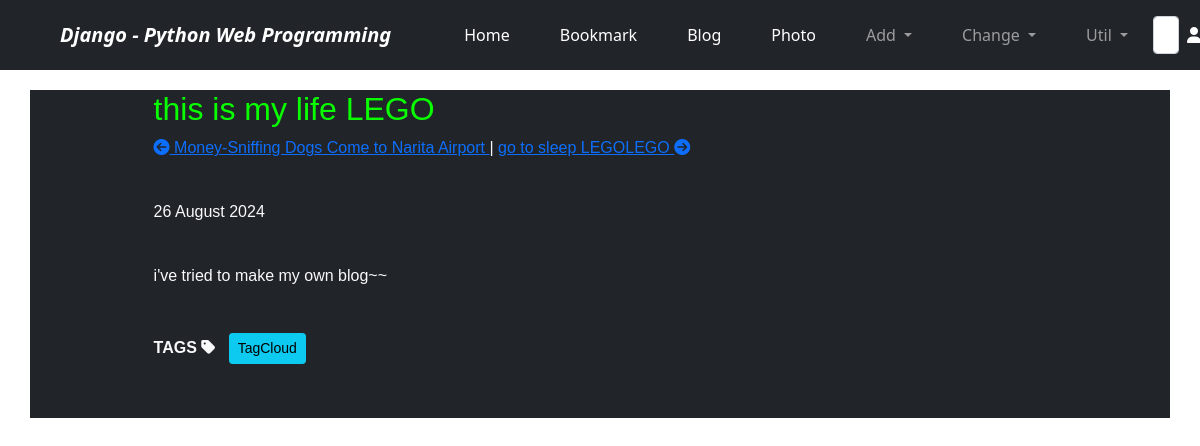
/blog/post/this-is-my-life-lego/, run on the app's committed database.
### blog/models.py (models this page shows, shortened)
class Post(models.Model):
    title = models.CharField('TITLE', max_length=50)
    slug = models.SlugField('SLUG', unique=True, allow_unicode=True, help_text='one word for title alias.')
    description = models.CharField('DESCRIPTION', max_length=100, blank=True, help_text='simple description text.')
    content = models.TextField('CONTENT')
    create_dt = models.DateTimeField('CREATE DATE', auto_now_add=True)
    modify_dt = models.DateTimeField('MODIFY DATE', auto_now=True)
    owner = models.ForeignKey(User, on_delete=models.CASCADE, null=True, blank=True, verbose_name='OWNER')
    tags = TaggableManager(blank=True)
    class Meta:
        verbose_name = 'post'
        verbose_name_plural = 'posts'
        db_table = 'blog_posts'
        ordering = ('-modify_dt',)
    def __str__(self):
        return self.title
    def get_absolute_url(self):
        return reverse('blog:post_detail', args=(self.slug,))
    def get_previous(self):
        return self.get_previous_by_modify_dt()
    def get_next(self):
        return self.get_next_by_modify_dt()

### blog/views.py (the view)
# urls.py: re_path(r'^post/(?P<slug>[-\w]+)/$', PostDV.as_view(), name='post_detail'),
class PostDV(DetailView):
    model = Post
    def get_context_data(self, **kwargs):
        context = super().get_context_data(**kwargs)
        context['disqus_short'] = f"{settings.DISQUS_SHORTNAME}"
        context['disqus_id'] = f"post-{self.object.id}-{self.object.slug}"
        context['disqus_url'] = f"{settings.DISQUS_MY_DOMAIN}{self.object.get_absolute_url()}"
        context['disqus_title'] = f"{self.object.slug}"
        return context

### blog/templates/blog/post_detail.html (shortened to what this page needs)
{% extends 'base.html' %}
{% block content %}
<div class="post-body">
    <h2 style="color:#09ff00">{{object.title}}</h2>
    <p>
        {% if object.get_previous %}
        <a href="{{object.get_previous.get_absolute_url}}" title="View previous post">
            <i class="fas fa-arrow-circle-left"></i> {{ object.get_previous}}
        </a>
        {% endif %}
        {% if object.get_next %}
    |    <a href="{{object.get_next.get_absolute_url}}" title="View Next post">
        {{object.get_next}} <i class="fas fa-arrow-circle-right"></i>
        </a>
        {% endif %}
    </p>
    <br>
    <p>{{object.modify_dt|date:"j F Y"}}</p>
    <br>
    <div style="padding-bottom: 5px;">
        {{object.content|linebreaks}}
    </div>
    <br>
    <div style="padding-bottom: 10px;">
        <b>TAGS</b> <i class="fas fa-tag"></i>
        {% load taggit_templatetags2_tags %}
        <a href="{% url 'blog:tag_cloud' %}"><span class="btn btn-info btn-sm">TagCloud</span></a>
    </div>
    <br>
</div>
{% endblock %}

### blog/templates/blog/post_detail.html (style rules this page uses)
.post-body { width: 80%; margin: auto; font-family: "Lucida Grande", Verdana, Arial, sans-serif; font-size: 16px; }

### data on the page
Post: title "this is my life LEGO", get_previous "Money-Sniffing Dogs Come to Narita Airport", get_next "go to sleep LEGOLEGO", modify_dt "26 August 2024", content "i've tried to make my own blog~~"
